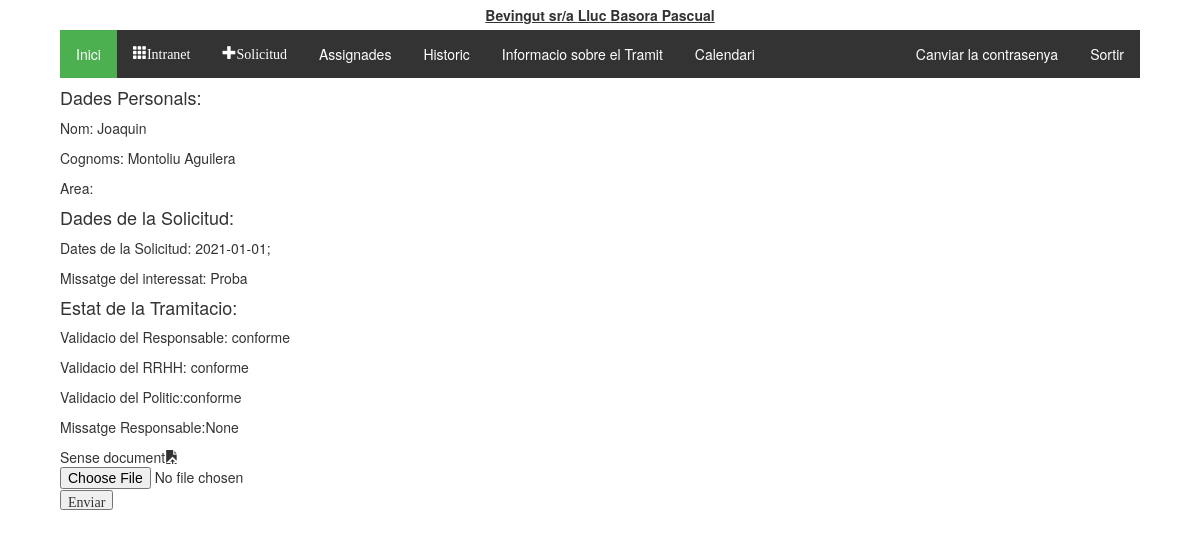
The app's page /tramitador/tramit/5/ (signed in) with its own data.
### tramitador/models.py (models this page shows, shortened)
class Treballadors(AbstractUser):
    usuari = models.CharField(max_length=20)
    foto = models.FileField(upload_to='fotos', blank=True, null=True)
    """nom = models.CharField(max_length=20)
    cognoms = models.CharField(max_length=20)
    email = models.CharField(max_length=50)"""
    dni = models.CharField(max_length=20, null = True, blank=True)
    areas = models.ManyToManyField(Area)
    observacions = models.TextField(null = True, blank=True)
    """rol = models.CharField(max_length=20, choices = tip_rols, default = 'treb')
    estat = models.CharField(max_length=10, choices = tip_estats, default = 'alta')"""
    representant = models.ForeignKey('self', on_delete=models.CASCADE, blank=True, null = True)
    class Meta:
        ordering = ['first_name','last_name']

class Tramit(models.Model):
    validacio = (
        ('conforme','conforme'),
        ('inconforme','no conforme'),
        ('espera', 'en espera'),
    )
    tipologia = (
        ('vacances', 'Vacances'),
        ('perm_precep', 'Permisos preceptius'),
        ('perm_no_precep', 'Permisos no preceptius'),
        ('asum_p', 'Asumptes personals'),
        ('perm_indisposicio', 'Permis Indisposicio'),
        ('perm_altres', 'Altres permissos'),
    )
    treballador = models.ForeignKey(Treballadors, on_delete=models.CASCADE)
    document = models.ForeignKey(Document, on_delete=models.SET_NULL, null=True, blank=True)
    creat_en = models.DateTimeField(auto_now_add=True)
    modificat_en = models.DateTimeField(auto_now=True)
    data_sol = models.CharField(max_length=250, help_text = "Interval de dates amb guións '/', per dies no consecutios emprar ';' Exemple:2019-08-01-2019-08-20;2019-09-09")
    tipus = models.CharField(max_length=40, choices=tipologia, default='asum_p')
    finalitzat = models.BooleanField(default=False)
    """Validacio de RRHH"""
    valRRHH = models.CharField(max_length=20, choices=validacio, default='espera')
    """Validacio del responsable"""
    valResp =  models.CharField(max_length=20, choices=validacio, default='espera')
    """Validacio del Politic"""
    valPol = models.CharField(max_length=20, choices=validacio, default='espera')
    """En cas de voler explicar el motiu"""
    missatge_usuari = models.CharField(max_length=2000, null = True)
    missatge_responsable = models.CharField(max_length=2000, null = True, blank=True)
    """Millores per el admin site"""
    def was_published_recently(self):
        return self.creat_en >= timezone.now() - datetime.timedelta(days=1)
    was_published_recently.admin_order_field = 'creat_en'
    was_published_recently.boolean = True
    was_published_recently.short_description = 'Publicat recentment?'

### tramitador/views.py (the view)
# urls.py: path('tramit/<int:pk>/', views.tramit_detall, name='tramit_detall'),
@login_required
def tramit_detall(request, pk):
    tramit = get_object_or_404(Tramit, pk=pk)
    return render(request, 'tramits/tramit_detall.html', {'tramit': tramit})

### tramitador/templatetags/group.py (called while the page is built)
@register.filter(name='has_group')
def has_group(user, group_name):
    group_name = group_name.split(";")
    for group in group_name:
        if(user.groups.filter(name=group).exists()):
            return True
    return False

### tramitador/templates/tramits/tramit_detall.html (shortened to what this page needs)
{% extends 'tramits/base.html' %}
{% block content %}
  <div id="tramit">
    <h4>Dades Personals:</h4>
    <p>Nom: {{tramit.treballador.first_name}}</p>
    <p>Cognoms: {{tramit.treballador.last_name}}</p>
    <p>Area:{{tramit.treballador.area}}</p>
    <h4>Dades de la Solicitud:</h4>
    <p>Dates de la Solicitud: {{tramit.data_sol}}</p>
    <p>Missatge del interessat: {{tramit.missatge_usuari}}</p>
    <h4>Estat de la Tramitacio:</h4>
    <p>Validacio del Responsable: {{tramit.valResp}}</p>
    <p>Validacio del RRHH: {{tramit.valRRHH}}</p>
    <p>Validacio del Politic:{{tramit.valPol}}</p>
    <p>Missatge Responsable:{{tramit.missatge_responsable}}</p>
    <p>
      {% if tramit.document %}
        <a href="/static/documents/upload/{{tramit.document.document }}" class="glyphicon glyphicon-save-file">{{tramit.document.descripcio}}</a>
        <button class="glyphicon glyphicon-remove btn btn-danger" id="document">
      {% else %}
        Sense document<i class="glyphicon glyphicon-open-file" id="enviar_doc" data-tramit="{{tramit.pk}}"></i>
        <input type="file"  data-tramit="{{tramit.pk}}" />
        <input type="button" class="glyphicon glyphicon-open-file" value="Enviar" name="pujar"/>
      {% endif %}
    </p>
  </div>
{% endblock %}

### tramitador/templates/tramits/base.html (shortened to what this page needs)
<!DOCTYPE html>
{% load static %}
{% load group %}
<html lang="es">
  <head>
    <link rel="stylesheet" href="https://maxcdn.bootstrapcdn.com/bootstrap/3.3.5/css/bootstrap.min.css">
    <link rel="stylesheet" href="https://maxcdn.bootstrapcdn.com/font-awesome/4.4.0/css/font-awesome.min.css">
    <link rel="stylesheet" href="//code.jquery.com/ui/1.12.1/themes/base/jquery-ui.css">
    <link rel="stylesheet" href="{% static 'tramits/style.css' %}">
    <link rel="stylesheet" href="{% static 'tramits/bootstrap-year-calendar.css' %}">
  </head>
  <body>
    <div id="heading">
      {% block heading %}
        {% if user.is_authenticated %}
          Bevingut sr/a {{ user.first_name }} {{ user.last_name }}
        {% endif %}
      {% endblock %}
    </div>
    {% if user.is_authenticated %}
      <div id="main_block">
        <div id="options_block">
          <ul class="menu_options">
            <li><a href="{% url 'index' %}" class="active">Inici</a></li>
            <li><a href="{% url 'indexIntranet' %}"class ="glyphicon glyphicon-th">Intranet</a></li>
            <li><a href="{% url 'nou_tramit' %}"class ="glyphicon glyphicon-plus">Solicitud</a></li>
            {% if request.user|has_group:"RRHH;responsables;politics" %}
              <li><a href="{% url 'assignades' %}">Assignades</a></li>
            {% endif %}
            <li><a href="{% url 'historic' %}">Historic</a></li>
            <li><a target="_blank" href="{% static 'documentacio/manual.pdf' %}">Informacio sobre el Tramit</a></li>
            <li><a target="_blank" href="{% url 'calendari' %}">Calendari</a></li>
            <li class="menu_options_dreta"><a href="{% url 'logout' %}">Sortir</a></li>
            <li class="menu_options_dreta"><a href="/permivac/tramitador/accounts/password_change/">Canviar la contrasenya</a></li>
          </ul>
        </div>
        {% block content %}
        {% endblock %}
      </div>
    {% endif %}
  </body>
</html>

### tramitador/static/tramits/style.css (style rules this page uses)
#heading { display:flex; flex-direction: row; justify-content: center; align-content:center; align-items:center; width: 90%; height: auto; margin-left: auto; margin-right: auto; padding: 5px; text-decoration: underline; font-weight: bold; }
#main_block { display:flex; flex-direction:column; width: 90%; margin-left: auto; margin-right: auto; height: auto; justify-content: center; }
ul.menu_options { list-style-type: none; margin: 0; padding: 0; overflow: hidden; background-color: #333; }
ul.menu_options li { float: left; }
ul.menu_options li.menu_options_dreta { float:right; }
ul.menu_options li a { display: block; color: white; text-align: center; padding: 14px 16px; text-decoration: none; }
.active { background-color: #4CAF50; }
a, i { cursor: pointer; }

### records on screen
Treballadors: first_name "Lluc", last_name "Basora Pascual"
Tramit: treballador.first_name "Joaquin", treballador.last_name "Montoliu Aguilera", data_sol "2021-01-01;", missatge_usuari "Proba", valResp "conforme", valRRHH "conforme", valPol "conforme", missatge_responsable "None"
